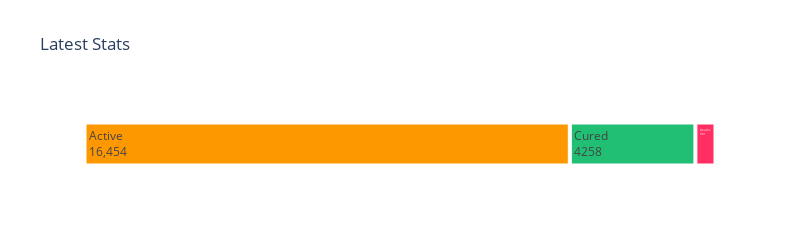

This figure's notebook cell:
### Code cell
fig = px.treemap(tm, path=["variable"], values="value",height=250, width=800,
                 color_discrete_sequence=[act, rec, dth], title='Latest Stats')

fig.data[0].textinfo = 'label+value+text'
fig.show()

### Figure 1 — Plotly figure (JSON) as saved in the notebook; plotly's stock layout.template omitted (floating-point values rounded to 4 significant figures)
{"data": [{"branchvalues": "total", "domain": {"x": [0, 1], "y": [0, 1]}, "hoverlabel": {"namelength": 0}, "hovertemplate": "labels=%{label}<br>value=%{value}<br>parent=%{parent}<br>id=%{id}", "ids": ["Active", "Cured", "Deaths"], "labels": ["Active", "Cured", "Deaths"], "name": "", "parents": ["", "", ""], "textinfo": "label+value+text", "type": "treemap", "values": [16454, 4258, 681]}], "layout": {"height": 250, "legend": {"tracegroupgap": 0}, "title": {"text": "Latest Stats"}, "treemapcolorway": ["#fe9801", "#21bf73", "#ff2e63"], "width": 800}}
